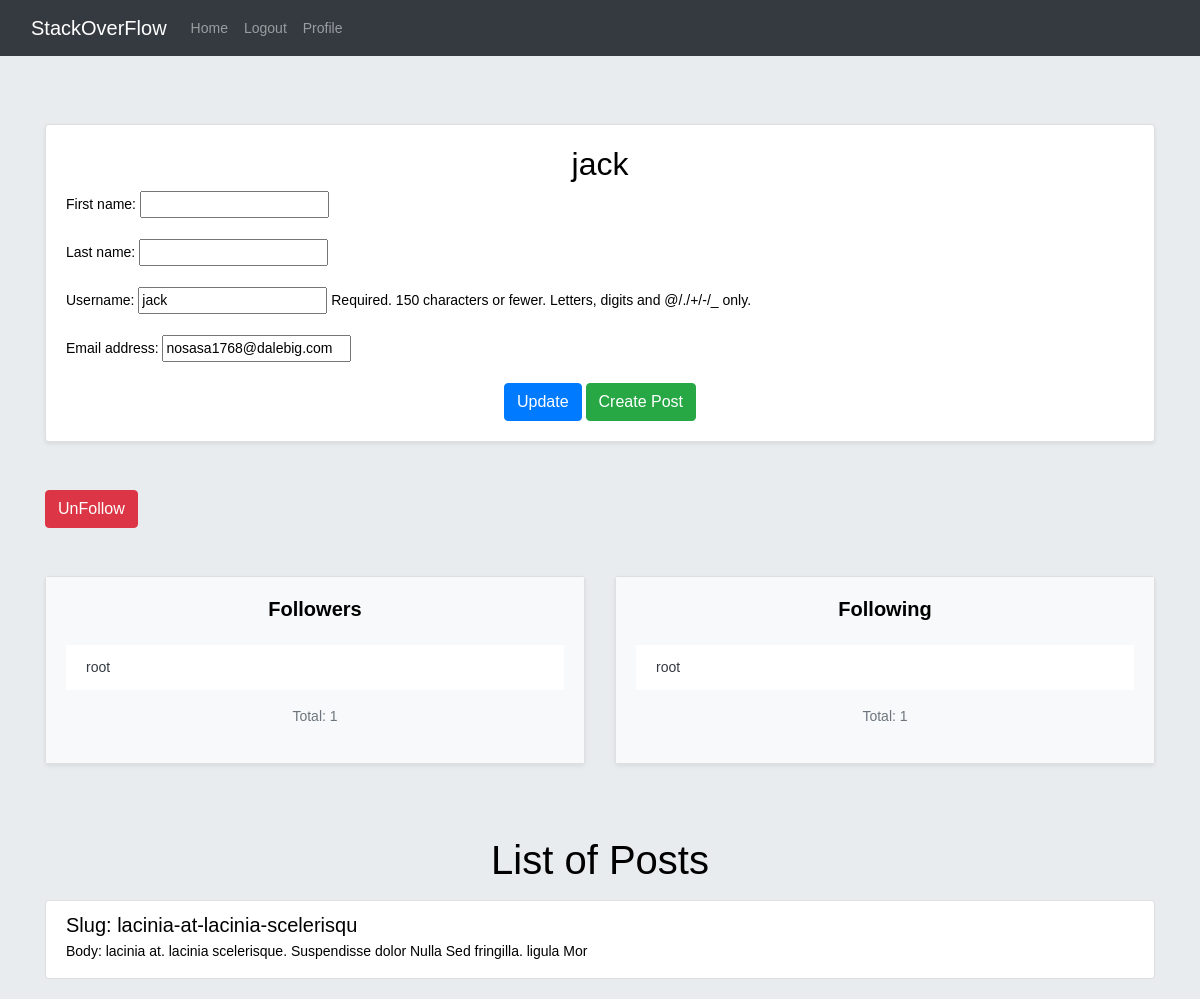
Page /accounts/profile/4/ (signed in) on the committed database.
### accounts/models.py (models this page shows, shortened)
class Relation(models.Model):
    from_user = models.ForeignKey(User, on_delete=models.CASCADE, related_name='followers')
    to_user = models.ForeignKey(User, on_delete=models.CASCADE, related_name='following')
    created = models.DateTimeField(auto_now_add=True)

### home/models.py (models this page shows, shortened)
class Post(models.Model):
    user = models.ForeignKey(User, on_delete=models.CASCADE, related_name='posts')
    body = models.TextField()
    slug = models.SlugField(unique=True)
    created = models.DateTimeField(auto_now_add=True)
    updated = models.DateTimeField(auto_now=True)
    class Meta:
        ordering = ('-created',)

### accounts/views.py (the view, shortened to what this page needs)
# urls.py: path('profile/<int:pk>/', views.UserProfileView.as_view(), name='user-profile'),
class UserProfileView(LoginRequiredMixin, View):
    form_class = UserProfileForm
    template_name = 'accounts/profile.html'
    def get(self, request, pk):
        is_following = False
        user = get_object_or_404(User, pk=pk)
        form = self.form_class(instance=user)
        post = user.posts.all()
        relation = Relation.objects.filter(from_user=request.user, to_user=user)
        if relation.exists():
            is_following = True
        return render(request, self.template_name,
                      {'user': user, 'form': form, 'posts': post, 'is_following': is_following})

### accounts/forms.py
class UserProfileForm(forms.ModelForm):
    class Meta:
        model = User
        fields = ['first_name', 'last_name', 'username', 'email']

### accounts/templates/accounts/profile.html (shortened to what this page needs)
{% extends '_base.html' %}
{% block content %}
    <div class="container mt-5">
        <div class="card shadow-sm">
            <div class="card-body">
                <h2 class="text-center">{{ user.username }}</h2>
                <form action="" method="post" novalidate>
                    {{ form.as_p }}
                    <div class="text-center mt-3">
                        <input type="submit" value="Update" class="btn btn-primary">
                        <a href="{% url 'home:post-create' %}" type="submit" class="btn btn-success">Create Post</a>
                    </div>
                </form>
            </div>
        </div>
        <div class="mt-5">
            {% if request.user.id != user.id and not is_following %}
                <a href="{% url 'accounts:user-follow' user.id %}" class="btn btn-dark">Follow</a>
            {% elif request.user.id != user.id and is_following %}
                <a href="{% url 'accounts:user-unfollow' user.id %}" class="btn btn-danger">UnFollow</a>
            {% endif %}
            <div class="mt-5">
                <div class="row justify-content-center">
                    <div class="col-md-6">
                        <div class="card shadow-sm mb-4">
                            <div class="card-body bg-light">
                                <h5 class="card-title text-center mb-4"><strong>Followers</strong></h5>
                                <ul class="list-group list-group-flush">
                                    {% if user.followers.count > 0 %}
                                        {% for follower in user.followers.all %}
                                            <li class="list-group-item"><a
                                                    href="{% url 'accounts:user-profile' follower.id %}"
                                                    class="text-dark">{{ follower.to_user }}</a></li>
                                        {% endfor %}
                                    {% else %}
                                        <li class="list-group-item text-center text-muted">No followers yet.</li>
                                    {% endif %}
                                </ul>
                                <p class="text-center mt-3 text-muted">Total: {{ user.followers.count }}</p>
                            </div>
                        </div>
                    </div>
                    <div class="col-md-6">
                        <div class="card shadow-sm mb-4">
                            <div class="card-body bg-light">
                                <h5 class="card-title text-center mb-4"><strong>Following</strong></h5>
                                <ul class="list-group list-group-flush">
                                    {% if user.following.count > 0 %}
                                        {% for following in user.following.all %}
                                            <li class="list-group-item"><a
                                                    href="{% url 'accounts:user-profile' following.id %}"
                                                    class="text-dark">{{ following.from_user }}</a></li>
                                        {% endfor %}
                                    {% else %}
                                        <li class="list-group-item text-center text-muted">Not following anyone yet.
                                        </li>
                                    {% endif %}
                                </ul>
                                <p class="text-center mt-3 text-muted">Total: {{ user.following.count }}</p>
                            </div>
                        </div>
                    </div>
                </div>
            </div>
        </div>
        <div class="mt-5">
            <h1 class="text-center">List of Posts</h1>
            {% if posts %}
                <div class="list-group mt-3">
                    {% for post in posts %}
                        <div class="list-group-item">
                            <h5 class="mb-1">Slug: {{ post.slug }}</h5>
                            <p class="mb-1">Body: {{ post.body }}</p>
                        </div>
                    {% endfor %}
                </div>
            {% else %}
                <p class="text-center">No posts available.</p>
            {% endif %}
        </div>
    </div>
{% endblock %}

### templates/_base.html (style rules this page uses)
body { font-family: Verdana, Geneva, Tahoma, sans-serif; font-size: 14px; color: black; }

### rows in the picture
Relation: to_user "root"
Relation: from_user "root"
Post: slug "lacinia-at-lacinia-scelerisqu", body "lacinia at. lacinia scelerisque. Suspendisse dolor Nulla Sed fringilla. ligula Mor"

### other values in the picture
{{ user.username }} "jack"
{{ user.followers.count }} "1"
{{ user.following.count }} "1"
